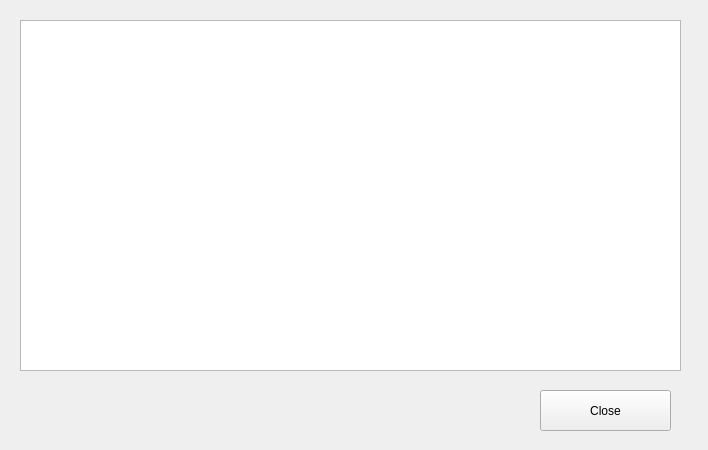
<?xml version="1.0" encoding="UTF-8"?>
<ui version="4.0">
 <class>showtab</class>
 <widget class="QWidget" name="showtab">
  <property name="geometry">
   <rect>
    <x>0</x>
    <y>0</y>
    <width>708</width>
    <height>450</height>
   </rect>
  </property>
  <property name="windowTitle">
   <string>Form</string>
  </property>
  <widget class="QTableWidget" name="tabl">
   <property name="geometry">
    <rect>
     <x>20</x>
     <y>20</y>
     <width>661</width>
     <height>351</height>
    </rect>
   </property>
  </widget>
  <widget class="QPushButton" name="Close">
   <property name="geometry">
    <rect>
     <x>540</x>
     <y>390</y>
     <width>131</width>
     <height>41</height>
    </rect>
   </property>
   <property name="text">
    <string>Close</string>
   </property>
  </widget>
 </widget>
 <resources/>
 <connections/>
</ui>
